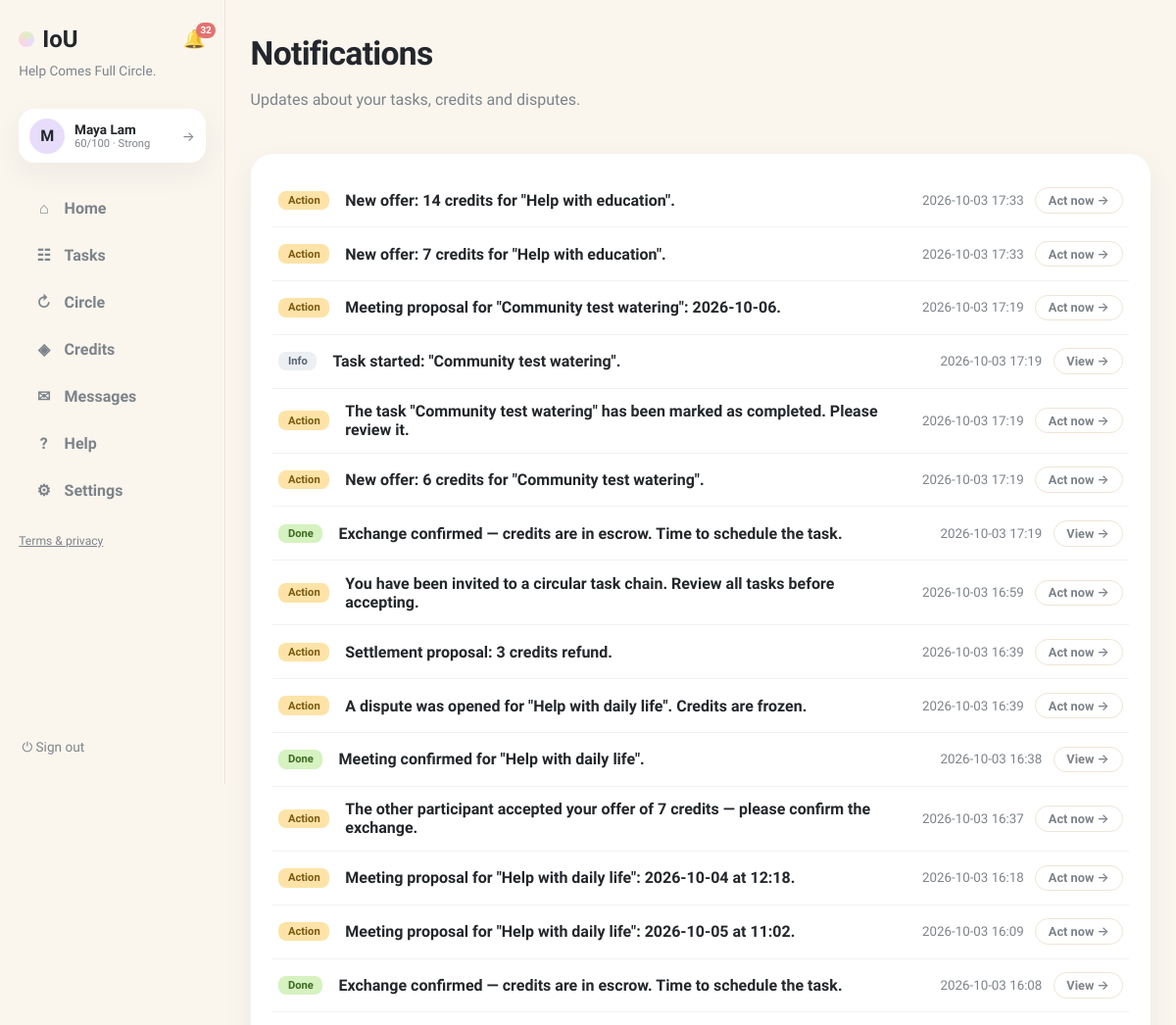
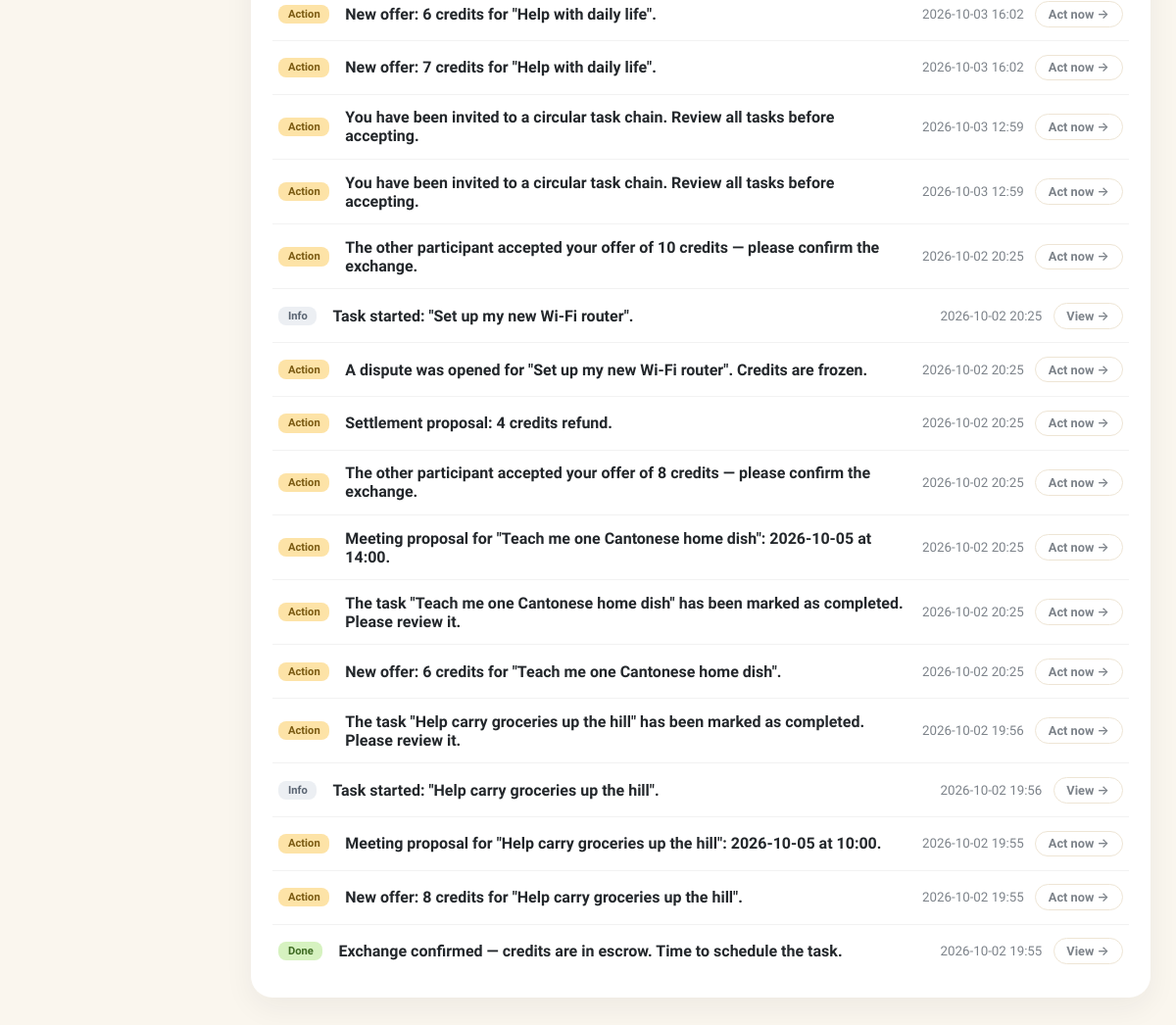
Page /notifications (signed in) on the committed database (2 pictures, top to bottom).
### tables this page shows
CREATE TABLE users (
                id INTEGER PRIMARY KEY, name TEXT NOT NULL, email TEXT UNIQUE NOT NULL,
                password TEXT NOT NULL, balance INTEGER NOT NULL DEFAULT 0,
                held_balance INTEGER NOT NULL DEFAULT 0,
                is_moderator INTEGER NOT NULL DEFAULT 0
            , language TEXT NOT NULL DEFAULT 'en', address TEXT, district TEXT, hkid TEXT, address_id TEXT, age INTEGER, birthday TEXT, skills TEXT NOT NULL DEFAULT '', community_helper INTEGER NOT NULL DEFAULT 0, created_at TEXT, consent_analytics INTEGER NOT NULL DEFAULT 0, reliability INTEGER NOT NULL DEFAULT 60, account_status TEXT NOT NULL DEFAULT 'active', analytics_consent INTEGER NOT NULL DEFAULT 0, username TEXT, bio TEXT, verification_identity TEXT NOT NULL DEFAULT 'unverified', verification_neighbourhood TEXT NOT NULL DEFAULT 'unverified', vis_photo INTEGER NOT NULL DEFAULT 1, vis_neighbourhood INTEGER NOT NULL DEFAULT 1, vis_skills INTEGER NOT NULL DEFAULT 1, vis_bio INTEGER NOT NULL DEFAULT 1, vis_completed INTEGER NOT NULL DEFAULT 1, vis_circle INTEGER NOT NULL DEFAULT 1, circle_enabled INTEGER NOT NULL DEFAULT 1);

CREATE TABLE notifications (
                id INTEGER PRIMARY KEY, user_id INTEGER NOT NULL,
                body TEXT NOT NULL, link TEXT NOT NULL DEFAULT '/',
                is_read INTEGER NOT NULL DEFAULT 0, kind TEXT NOT NULL DEFAULT 'info',
                created_at TEXT NOT NULL,
                FOREIGN KEY(user_id) REFERENCES users(id)
            );

### app.py (the view)
@app.get("/notifications", response_class=HTMLResponse)
def notifications_page(request: Request, tab: str = "system"):
    user = current_user(request)
    if not user:
        return RedirectResponse("/login", status_code=303)
    with db() as connection:
        notifs = connection.execute(
            "SELECT * FROM notifications WHERE user_id=? ORDER BY created_at DESC LIMIT 50",
            (user["id"],)).fetchall()
        threads = connection.execute(
            """SELECT r.id, r.title, r.status, r.requester_id, r.provider_id,
                      ru.name requester_name, pu.name provider_name,
                      (SELECT body FROM messages WHERE request_id=r.id ORDER BY id DESC LIMIT 1) last_body,
                      (SELECT created_at FROM messages WHERE request_id=r.id ORDER BY id DESC LIMIT 1) last_at
               FROM requests r
               JOIN users ru ON ru.id=r.requester_id
               LEFT JOIN users pu ON pu.id=r.provider_id
               WHERE (r.requester_id=? OR r.provider_id=?
                      OR EXISTS (SELECT 1 FROM request_participants rp
                                 WHERE rp.request_id=r.id AND rp.user_id=?))
                 AND EXISTS (SELECT 1 FROM messages WHERE request_id=r.id)
               ORDER BY last_at DESC""",
            (user["id"], user["id"], user["id"])).fetchall()
    return render(request, "notifications.html", page="notifications",
                  notifs=notifs, threads=threads, tab=tab)

### templates/notifications.html (shortened to what this page needs)
{% extends "base.html" %}
{% block content %}
<header class="page-head">
  <div>
    <h1>Notifications</h1>
    <p class="muted">Updates about your tasks, credits and disputes.</p>
  </div>
</header>
<div class="card notif-card">
  {% for n in notifs %}
  <div class="notif-row {% if not n.is_read %}unread{% endif %}">
    <span class="notif-kind k-{{ n.kind or 'info' }}">{% if (n.kind or 'info') == 'action' %}Action{% elif n.kind == 'success' %}Done{% else %}Info{% endif %}</span>
    <div class="notif-body"><b>{{ n.body }}</b></div>
    <div class="notif-side">
      <small class="muted">{{ n.created_at[:16].replace('T',' ') }}</small>
      {% if n.link and (n.kind or 'info') == 'action' %}<a class="btn-ghost btn-sm" href="/notifications/{{ n.id }}/go">Act now →</a>{% elif n.link %}<a class="btn-ghost btn-sm" href="/notifications/{{ n.id }}/go">View →</a>{% endif %}
    </div>
  </div>
  {% else %}<p class="empty">No notifications yet.</p>{% endfor %}
</div>
{% endblock %}

### templates/base.html (shortened to what this page needs)
<!doctype html>
<html lang="en"><head><link rel="stylesheet" href="/static/style.css"></head>
<body class="app-body">
<nav class="sidebar">
  <div class="brand-row">
    <a class="brand" href="/"><span class="brand-dot"></span>IoU</a>
    {% if user %}
    <a class="bell {% if page == 'notifications' %}active{% endif %}" href="/notifications" title="Notifications">🔔{% if unread_notifs or unread_msgs %}<span class="bell-badge">{{ (unread_notifs or 0) + (unread_msgs or 0) }}</span>{% endif %}</a>
    {% endif %}
  </div>
  <p class="brand-tag">Help Comes Full Circle.</p>
  {% if user %}
  <a class="side-user" href="/profile" title="Your profile">
    <div class="avatar">{{ user.name[0] }}</div>
    {% set sc = user.reliability if user.reliability is not none else 60 %}
    {% set lab = 'Suspended' if sc <= 0 else ('Restricted' if sc < 30 else ('Limited' if sc < 60 else ('Strong' if sc < 80 else 'Excellent'))) %}
    <div class="sidebar-user-meta"><b>{{ user.name }}</b>
      <small>{{ sc }}/100 · {{ lab }}</small>
    </div>
    <span class="side-user-arrow">→</span>
  </a>
  <div class="nav-links">
    <a class="nav-link {% if page == 'home' %}active{% endif %}" href="/"><span class="nav-ico">⌂</span>Home</a>
    <a class="nav-link {% if page == 'browse' %}active{% endif %}" href="/browse"><span class="nav-ico">☷</span>Tasks</a>
    <a class="nav-link {% if page == 'circle' %}active{% endif %}" href="/chain-invitations"><span class="nav-ico">↻</span>Circle{% if circle_pending %}<span class="unread-dot"></span>{% endif %}</a>
    <a class="nav-link {% if page == 'credits' %}active{% endif %}" href="/history"><span class="nav-ico">◈</span>Credits</a>
    <a class="nav-link {% if page == 'messages' %}active{% endif %}" href="/messages"><span class="nav-ico">✉</span>Messages{% if unread_msgs %}<span class="unread-dot"></span>{% endif %}</a>
    <a class="nav-link {% if page == 'help' %}active{% endif %}" href="/help"><span class="nav-ico">?</span>Help</a>
    <a class="nav-link {% if page == 'account' %}active{% endif %}" href="/account"><span class="nav-ico">⚙</span>Settings</a>
  </div>
  <p class="nav-footer"><a href="/legal">Terms &amp; privacy</a></p>
  <form method="post" action="/logout" class="side-logout"><button class="link-button" title="Sign out">⏻ Sign out</button></form>
  {% else %}
  <div class="nav-links">
    <a class="nav-link" href="/login"><span class="nav-ico">→</span>Sign in</a>
    <a class="nav-link" href="/register"><span class="nav-ico">＋</span>Create account</a>
  </div>
  <p class="nav-footer"><a href="/legal">Terms &amp; privacy</a></p>
  {% endif %}
</nav>
<main class="content {% block content_class %}{% endblock %}">{% block content %}{% endblock %}</main>
</body></html>

### static/style.css (style rules this page uses)
:root { --bg:#faf6ee; --ink:#23272b; --muted:#7d838a; --line:#eee5d5; --yellow:#fdeab2; --green:#dff0bd; --pink:#fbd5e2; --purple:#e7ddfb; --blue:#d7eafb; --peach:#fbdfca; --card:#ffffff; --shadow:0 10px 30px rgba(35,39,43,.06); --radius:22px; }
* { box-sizing:border-box }
body { margin:0;font-family:Sora,Inter,system-ui,sans-serif;color:var(--ink);background:var(--bg) }
h1 { font-size:2.1rem;font-weight:800;margin:.2rem 0;letter-spacing:-.02em }
p { line-height:1.55 }
a { color:inherit }
.muted,.empty { color:var(--muted) }
.app-body { display:flex;min-height:100vh }
.sidebar { width:230px;flex-shrink:0;padding:1.6rem 1.2rem;display:flex;flex-direction:column;gap:.4rem;border-right:1px solid var(--line);position:sticky;top:0;height:100vh }
.brand { display:flex;align-items:center;gap:.5rem;font-size:1.5rem;font-weight:800;text-decoration:none }
.brand-dot { width:16px;height:16px;border-radius:50%;background:conic-gradient(var(--green),var(--purple),var(--pink),var(--green));display:inline-block }
.brand-tag { color:var(--muted);font-size:.85rem;margin:.2rem 0 1.4rem 0;line-height:1.4 }
.nav-links { display:flex;flex-direction:column;gap:.4rem }
.nav-link { display:flex;align-items:center;gap:.7rem;text-decoration:none;font-weight:600;padding:.7rem 1rem;border-radius:999px;color:var(--muted) }
.nav-ico { width:1.2rem;text-align:center }
.avatar { width:36px;height:36px;border-radius:50%;background:var(--purple);display:flex;align-items:center;justify-content:center;font-weight:800 }
.sidebar-user-meta { flex:1;min-width:0 }
.sidebar-user-meta b { display:block;font-size:.85rem;white-space:nowrap;overflow:hidden;text-overflow:ellipsis }
.sidebar-user-meta small { color:var(--muted);font-size:.7rem;display:block;white-space:nowrap;overflow:hidden;text-overflow:ellipsis }
.link-button { background:none;border:0;font-size:1.1rem;cursor:pointer;color:var(--muted);padding:.2rem }
.content { flex:1;max-width:1600px;margin:0 auto;padding:2.4rem clamp(1.2rem,3.5vw,3.5rem) 5rem;width:100% }
@media (max-width:1250px) { .content { padding:2rem 1.6rem 4rem } }
.page-head { display:flex;justify-content:space-between;align-items:flex-start;gap:1rem;margin-bottom:1.6rem }
.card { background:var(--card);border-radius:var(--radius);padding:1.3rem 1.4rem;box-shadow:var(--shadow) }
button { font:inherit;cursor:pointer }
.btn-ghost { display:inline-block;background:none;border:1.5px solid var(--line);border-radius:999px;padding:.6rem 1.2rem;font-weight:600;color:var(--muted);text-decoration:none }
.notif-card { margin-bottom:1.6rem }
.bell { display:inline-flex;position:relative;font-size:1.15rem;text-decoration:none;margin-top:.6rem;opacity:.85 }
.bell-badge { position:absolute;top:-6px;right:-10px;background:#e05c5c;color:#fff;font-size:.62rem;font-weight:700;min-width:16px;height:16px;border-radius:8px;display:flex;align-items:center;justify-content:center;padding:0 4px }
.notif-row { display:flex;align-items:center;gap:1rem;padding:.85rem .4rem;border-bottom:1px solid rgba(0,0,0,.05) }
.notif-row:last-child { border-bottom:none }
.notif-row.unread .notif-body b { font-weight:800 }
.notif-kind { flex-shrink:0;font-size:.7rem;font-weight:700;padding:.2rem .6rem;border-radius:8px;background:#eceff3;color:#5a6472 }
.notif-kind.k-action { background:#fde3a7;color:#7a5a12 }
.notif-kind.k-success { background:#d6f2c0;color:#3e6b23 }
.notif-body { flex:1 }
.notif-side { display:flex;align-items:center;gap:.7rem;flex-shrink:0 }
.btn-sm { padding:.3rem .8rem;font-size:.8rem }
.notif-body { min-width:0 }
.brand-row { display:flex;align-items:center;justify-content:space-between;gap:.5rem }
.brand-row .bell { margin-top:0 }
.side-user { display:flex;align-items:center;gap:.6rem;background:var(--card);border-radius:16px;padding:.6rem .7rem;box-shadow:var(--shadow);text-decoration:none;color:inherit;margin-bottom:1.2rem }
.side-user-arrow { color:var(--muted);font-size:.85rem }
.side-logout { margin-top:auto }
.side-logout .link-button { font-size:.85rem;display:flex;align-items:center;gap:.4rem }
.nav-footer { font-size:.76rem;color:var(--muted);margin-top:1rem }
.content>.card { margin-bottom:1.4rem }

### rows in the picture
users: name "M", name "Maya Lam"
notifications: kind "Action", body "New offer: 14 credits for \"Help with education\".", created_at "2026-10-03 17:33"
notifications: kind "Action", body "New offer: 7 credits for \"Help with education\".", created_at "2026-10-03 17:33"
notifications: kind "Action", body "Meeting proposal for \"Community test watering\": 2026-10-06.", created_at "2026-10-03 17:19"
notifications: kind "Info", body "Task started: \"Community test watering\".", created_at "2026-10-03 17:19"
notifications: kind "Action", body "The task \"Community test watering\" has been marked as completed. Please review it.", created_at "2026-10-03 17:19"
notifications: kind "Action", body "New offer: 6 credits for \"Community test watering\".", created_at "2026-10-03 17:19"
notifications: kind "Done", body "Exchange confirmed — credits are in escrow. Time to schedule the task.", created_at "2026-10-03 17:19"
notifications: kind "Action", body "You have been invited to a circular task chain. Review all tasks before accepting.", created_at "2026-10-03 16:59"
notifications: kind "Action", body "Settlement proposal: 3 credits refund.", created_at "2026-10-03 16:39"
notifications: kind "Action", body "A dispute was opened for \"Help with daily life\". Credits are frozen.", created_at "2026-10-03 16:39"
notifications: kind "Done", body "Meeting confirmed for \"Help with daily life\".", created_at "2026-10-03 16:38"
notifications: kind "Action", body "The other participant accepted your offer of 7 credits — please confirm the exchange.", created_at "2026-10-03 16:37"
notifications: kind "Action", body "Meeting proposal for \"Help with daily life\": 2026-10-04 at 12:18.", created_at "2026-10-03 16:18"
notifications: kind "Action", body "Meeting proposal for \"Help with daily life\": 2026-10-05 at 11:02.", created_at "2026-10-03 16:09"
notifications: kind "Done", body "Exchange confirmed — credits are in escrow. Time to schedule the task.", created_at "2026-10-03 16:08"
notifications: kind "Action", body "New offer: 6 credits for \"Help with daily life\".", created_at "2026-10-03 16:02"
notifications: kind "Action", body "New offer: 7 credits for \"Help with daily life\".", created_at "2026-10-03 16:02"
notifications: kind "Action", body "You have been invited to a circular task chain. Review all tasks before accepting.", created_at "2026-10-03 12:59"
notifications: kind "Action", body "You have been invited to a circular task chain. Review all tasks before accepting.", created_at "2026-10-03 12:59"
notifications: kind "Action", body "The other participant accepted your offer of 10 credits — please confirm the exchange.", created_at "2026-10-02 20:25"
notifications: kind "Info", body "Task started: \"Set up my new Wi-Fi router\".", created_at "2026-10-02 20:25"
notifications: kind "Action", body "A dispute was opened for \"Set up my new Wi-Fi router\". Credits are frozen.", created_at "2026-10-02 20:25"
notifications: kind "Action", body "Settlement proposal: 4 credits refund.", created_at "2026-10-02 20:25"
notifications: kind "Action", body "The other participant accepted your offer of 8 credits — please confirm the exchange.", created_at "2026-10-02 20:25"
notifications: kind "Action", body "Meeting proposal for \"Teach me one Cantonese home dish\": 2026-10-05 at 14:00.", created_at "2026-10-02 20:25"
notifications: kind "Action", body "The task \"Teach me one Cantonese home dish\" has been marked as completed. Please review it.", created_at "2026-10-02 20:25"
notifications: kind "Action", body "New offer: 6 credits for \"Teach me one Cantonese home dish\".", created_at "2026-10-02 20:25"
notifications: kind "Action", body "The task \"Help carry groceries up the hill\" has been marked as completed. Please review it.", created_at "2026-10-02 19:56"
notifications: kind "Info", body "Task started: \"Help carry groceries up the hill\".", created_at "2026-10-02 19:56"
notifications: kind "Action", body "Meeting proposal for \"Help carry groceries up the hill\": 2026-10-05 at 10:00.", created_at "2026-10-02 19:55"
notifications: kind "Action", body "New offer: 8 credits for \"Help carry groceries up the hill\".", created_at "2026-10-02 19:55"
notifications: kind "Done", body "Exchange confirmed — credits are in escrow. Time to schedule the task.", created_at "2026-10-02 19:55"

### other values in the picture
{{ (unread_notifs or 0) + (unread_msgs or 0) }} "32"
{{ sc }} "60"
{{ lab }} "Strong"
